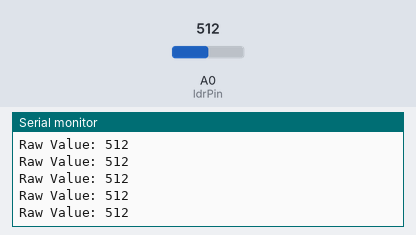
Bench run of a sketch on a simulated Arduino Uno, built with avr-gcc and run on an emulated ATmega328P. Parts: the last lines printed to the serial monitor. The inputs (shaded band) are chosen by the test bench; at power-on: A0 (ldrPin) = 512.

Above: at 1.2 s.
1.3 s: A0 (ldrPin) set to 716
At 1.31 s:
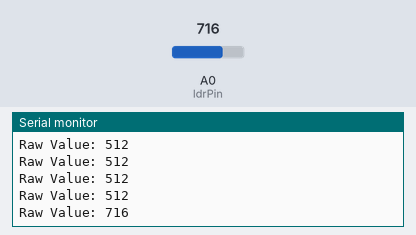
2.8 s: A0 (ldrPin) set to 900
At 2.82 s:
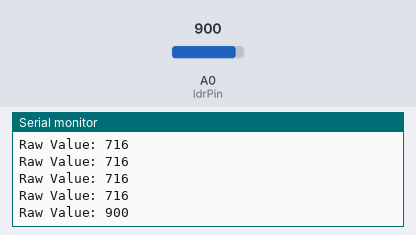
Timing chart, 0 to 5.8 s (numbered marks = the images above; inputs shaded):
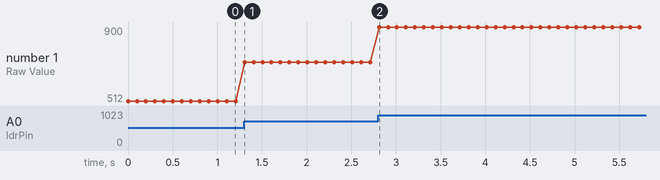

The sketch:

Task_1.1.2.ino
```cpp
const int ldrPin = A0;

void setup() {
  Serial.begin(9600);
}

void loop() {
  int lightValue = analogRead(ldrPin);

  Serial.print("Raw Value: ");
  Serial.println(lightValue);

  delay(100);
}
```

Measured:
- after the input at 1.3 s, the serial monitor: prints a new line at once (image 1)
- after the input at 2.8 s, the serial monitor: prints a new line at once (image 2)
- plotted number 1: 512 → 716 after the input at 1.3 s, 716 → 900 after the input at 2.8 s
